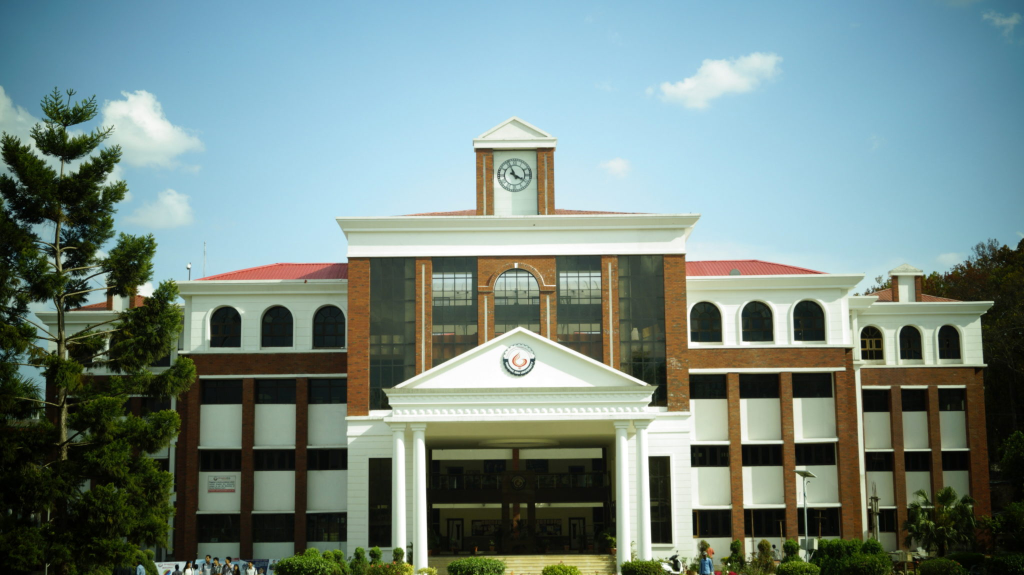
#> input picture geu1.jpg, 2048 x 1150 px (shown at 1/2 size)
$ jupyter execute project-Anjali.ipynb
#> lines starting #> are read from the running program, lines starting #| are printed output that depends on the picture; after the words box and inside, x2 and y2 are one past the last pixel; in counts of white or black regions, pixels touching at a corner belong together
[cell 1]
import numpy as np
import cv2
img = cv2.imread('geu1.jpg')
#> img is the input picture: shape (1150, 2048, 3); mean B, G, R 131.6, 136.7, 117.2

[cell 2]
import pip
pip.main(["install","matplotlib"])

[cell 3]
from matplotlib import pyplot as plt
plt.imshow(img)
plt.show()

[cell 4]
image = cv2.cvtColor(img, cv2.COLOR_BGR2RGB)
plt.figure(figsize= (10,10))
plt.imshow(image)
plt.show()

[cell 5]
img_small = cv2.pyrDown(image)
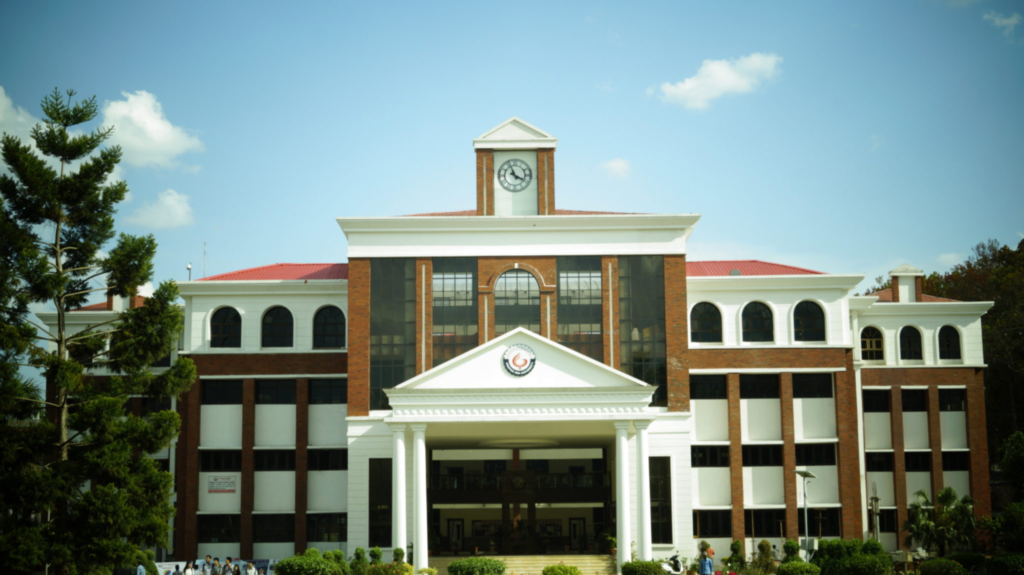
#> img_small: shape (575, 1024, 3); mean R, G, B 117.2, 136.8, 131.7

[cell 6]
num_iter = 5
for _ in range(num_iter):
    img_small= cv2.bilateralFilter(img_small, d=9, sigmaColor=9, sigmaSpace=7)

[cell 7]
img_rgb = cv2.pyrUp(img_small)

[cell 8]
img_rgb = cv2.pyrUp(img_small)
plt.imshow(img_rgb)
plt.show()

## Edge lines

[cell 9]
img_gray = cv2.cvtColor(img_rgb, cv2.COLOR_RGB2GRAY)
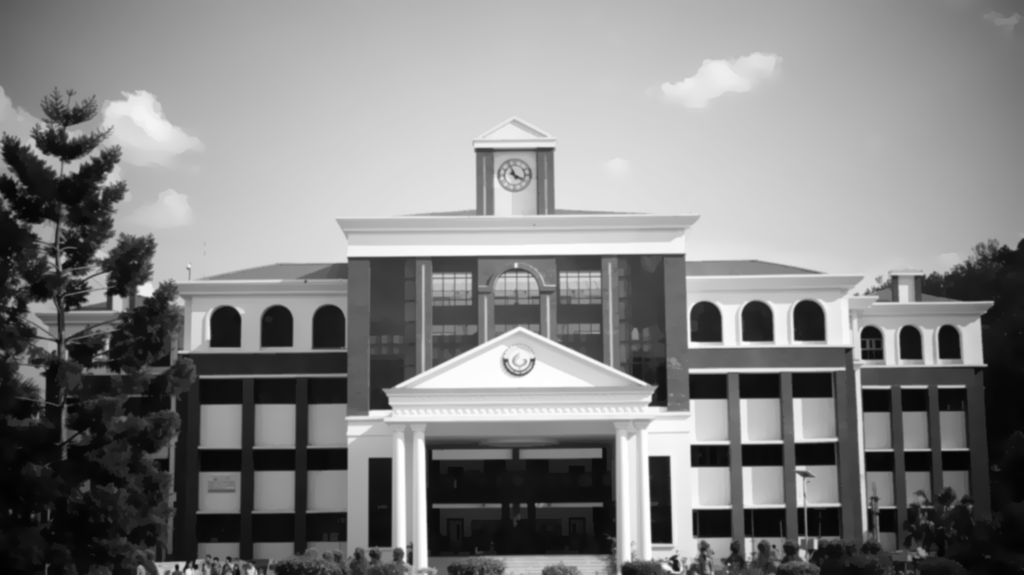
#> img_gray: shape (1150, 2048) (shown at 1/2 size); min 2, max 255, mean 130.3
img_blur = cv2.medianBlur(img_gray, 7)

[cell 10]
img_edge = cv2.adaptiveThreshold(img_blur, 255, cv2.ADAPTIVE_THRESH_GAUSSIAN_C, cv2.THRESH_BINARY, 7, 2)
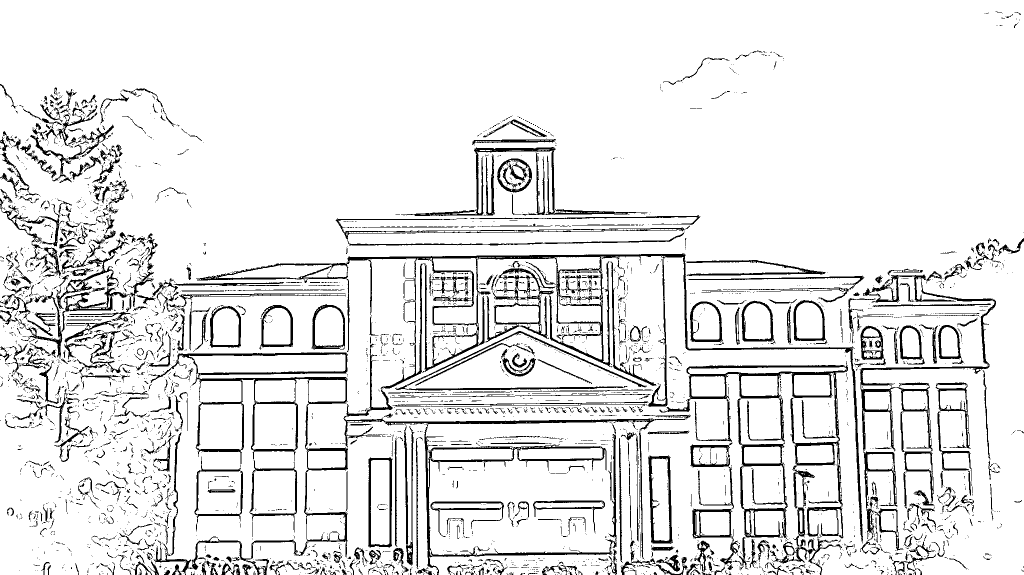
#> img_edge: shape (1150, 2048) (shown at 1/2 size); 90.2% white; 4239 black regions (3456 under 20 px), largest, box (x1, y1, x2, y2) and area: (392, 506, 1726, 1150) 38855, (1319, 722, 1696, 1079) 15461, (1720, 542, 1992, 1108) 11575

[cell 11]
plt.imshow(img_edge)
plt.show()

[cell 12]
img_edge = cv2.cvtColor(img_edge, cv2.COLOR_GRAY2RGB)

[cell 13]
plt.imshow(img_edge)
plt.show()

[cell 14]
# img_edge = cv2.cvtColor(img_edge, cv2.COLOR_GRAY2RGB)
array = cv2.bitwise_and(image, img_edge)
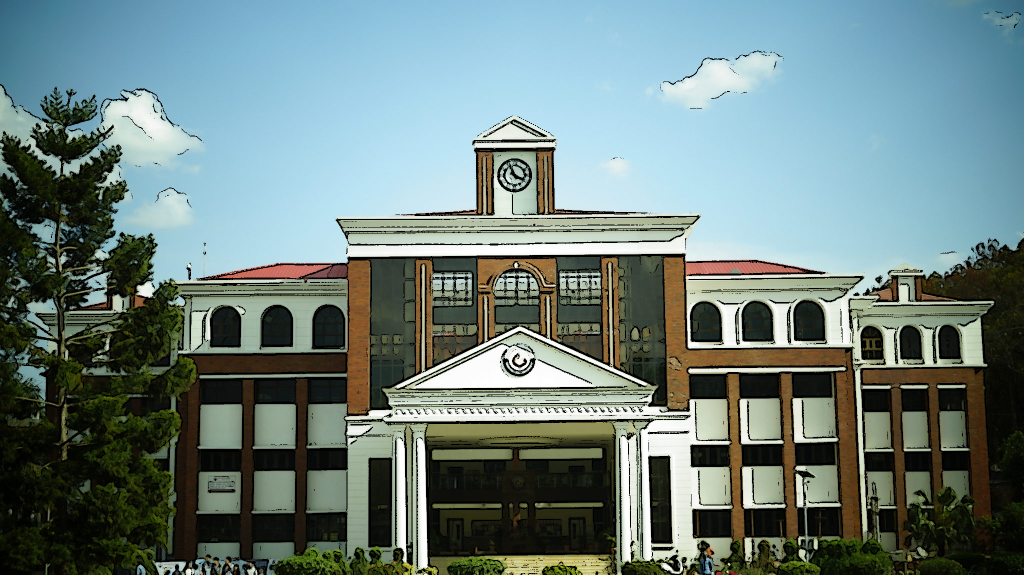
#> array: shape (1150, 2048, 3) (shown at 1/2 size); mean R, G, B 109.1, 128.5, 125.4
